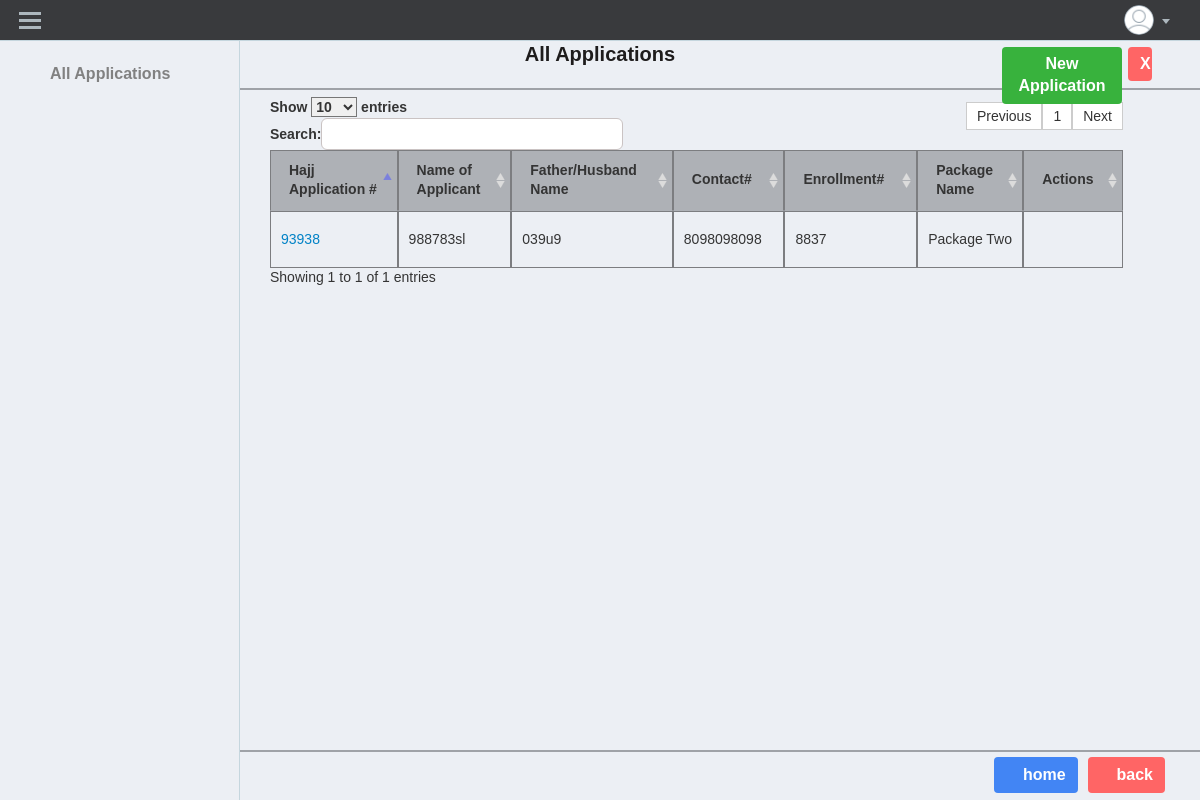
The page /hajj_application/list (signed in) on the database as committed earlier.
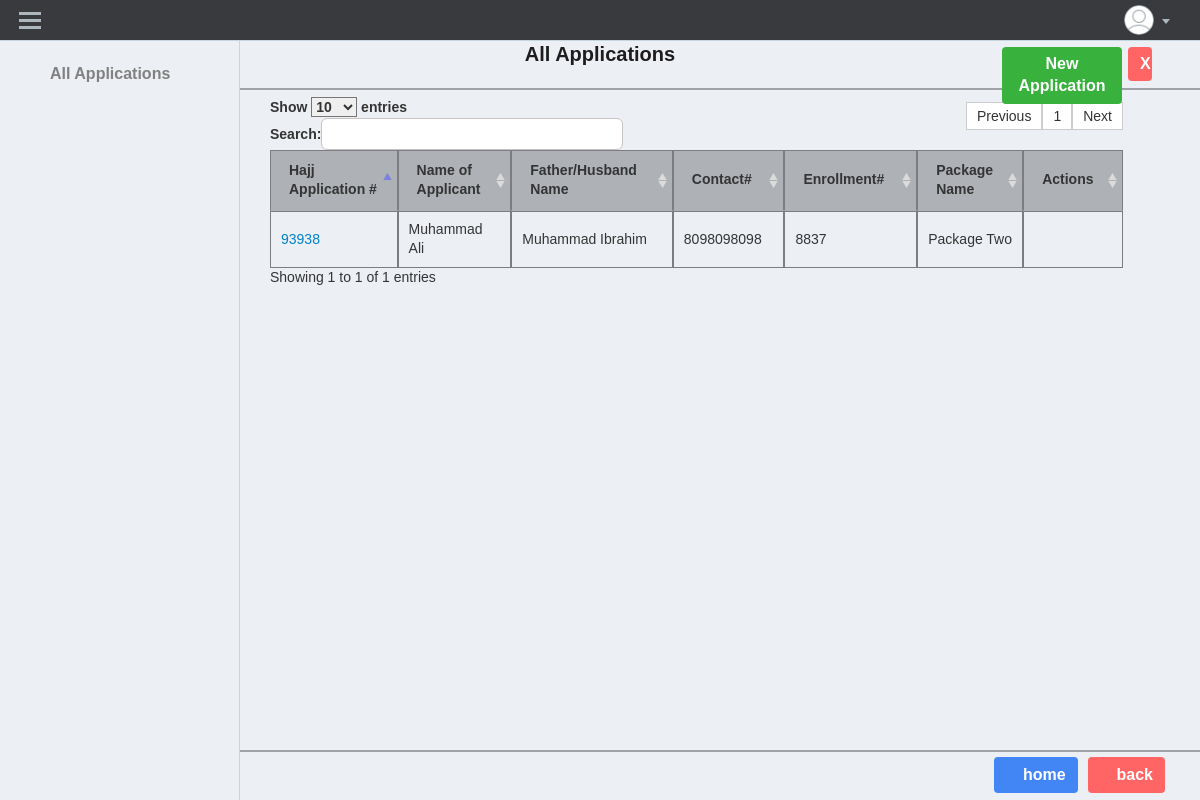
The same page on the database as committed later.
### hajj_application/models.py (models this page shows, shortened)
class TimeStampModel(models.Model):
    created_at = models.DateTimeField(auto_now_add=True)
    updated_at = models.DateTimeField(auto_now=True)
    class Meta:
        abstract = True

class HajjApplication(TimeStampModel):
    user = models.ForeignKey(settings.AUTH_USER_MODEL, on_delete=models.PROTECT)
    photo = models.ImageField(upload_to='photo/', null=True, blank=True, verbose_name='Photo')
    hajj_application_no = models.CharField(max_length=20, null=True, verbose_name='Hajj Application No')
    enrollment_no = models.CharField(max_length=20, null=True, verbose_name='Enrollment No')
    group_coordinator_application_no = models.CharField(max_length=20, null=True,
                                                        verbose_name='Group Coordinator\'s Application No')
    hgo_no = models.CharField(max_length=20, null=True, verbose_name='HGO No')
    stay_duration = models.CharField(max_length=10, null=False, verbose_name='Stay Duration', choices=STAY_DURATION,
                                     default=None)
    substituted_against_application_no = models.CharField(max_length=20, null=True,
                                                          verbose_name="Subsitituted Against Application No")
    name_of_applicant_as_per_passport = models.CharField(max_length=50, null=True,
                                                         verbose_name='Name of Applicant as per passport')
    sur_name = models.CharField(max_length=50, null=True, verbose_name='Sur Name')
    given_name = models.CharField(max_length=50, null=True, verbose_name='Given Name')
    father_husband_name = models.CharField(max_length=50, null=True, verbose_name='Father/ Husband name')
    passport_no = models.CharField(max_length=50, null=True, verbose_name='Passport No')
    date_of_expiry = models.DateField(null=True, verbose_name='Date of Expiry')
    date_of_birth = models.DateField(null=True, verbose_name='Date of Birth')
    nadra_id_card_no = models.CharField(max_length=50, null=True, verbose_name='NADRA ID Card No')
    blood_group = models.CharField(max_length=10, null=False, verbose_name='Blood Group', choices=BLOOD_GROUP,
                                   default=None)
    gender = models.CharField(max_length=10, null=False, verbose_name='Gender', choices=GENDER, default=None)
    fiqah = models.CharField(max_length=10, null=False, verbose_name='Fiqah', choices=FIQAH, default=None)
    are_you_married = models.CharField(max_length=5, null=False, verbose_name='Are You Married', choices=MARRIED,
                                       default=None)
    present_postal_address = models.TextField(null=True, verbose_name='Present Postal Address')
    tehsil_code = models.CharField(max_length=20, null=True, verbose_name='Tehsil Code')
    mobile_no = models.CharField(max_length=20, null=True, verbose_name='Mobile No')
    telephone_no = models.CharField(max_length=20, null=True, verbose_name='Telephone No')
    performed_hajj_in_last_five_years = models.CharField(max_length=5, null=True,
                                                         verbose_name='Performed Hajj in Last five years',
                                                         choices=PERFORMED_HAJJ_IN_LAST_5_YEARS, default=None)
    want_to_perform_hajj_e_badal = models.CharField(max_length=5, null=False,
                                                    verbose_name='Want to perform Hajj-e-Badal',
                                                    choices=WANT_TO_PERFORM_HAJJ_E_BADAL, default=None)
    want_to_perform_hajj_as_group_worker = models.CharField(max_length=5, null=True,
                                                            verbose_name='Want to perform Hajj as gorup worker',
                                                            choices=WANT_TO_PERFORM_HAJJ_AS_GROUP_WORKER, default=None)
    are_you_mehram_of_a_lady = models.CharField(max_length=5, null=False, verbose_name='Are you mehram of a lady',
                                                choices=ARE_YOUR_MEHRAM, default=None)
    cnic_no_of_lady = models.CharField(max_length=20, null=True,
                                       verbose_name='CNIC No of Lady who have not performed Hajj in last five years')
    nominee_name = models.CharField(max_length=50, null=True, verbose_name='Name')
    relationship_with_nominee = models.CharField(max_length=50, null=True, verbose_name='Relationship')
    nominee_cnic_no = models.CharField(max_length=20, null=True, verbose_name='CNIC No')
    nominee_mobile_no = models.CharField(max_length=20, null=True, verbose_name='Mobile No')
    nominee_telephone_no = models.CharField(max_length=20, null=True, verbose_name='Telephone No')
    emergency_name_of_person = models.CharField(max_length=50, null=True, verbose_name='Name of person')
    emergency_relationship = models.CharField(max_length=50, null=True, verbose_name='Relationship')
    emergency_cell_no = models.CharField(max_length=20, null=True, verbose_name='Cell No')
    mehram_application_no = models.CharField(max_length=20, null=True, verbose_name='Application No')
    mehram_code = models.CharField(max_length=20, null=True, verbose_name='Code')
    mehram_relationship = models.CharField(max_length=20, null=True, verbose_name='Relationship')
    package = models.ForeignKey(Package, on_delete=models.CASCADE, null=True, verbose_name='Package')
    package_name = models.CharField(max_length=100, blank=True, null=True, verbose_name='Package Name')

### package_making/models.py (models this page shows)
class TimeStampModel(models.Model):
    created_at = models.DateTimeField(auto_now_add=True)
    updated_at = models.DateTimeField(auto_now=True)
    class Meta:
        abstract = True

class Package(TimeStampModel):
    PACKAGE_TYPES = [
        ('Hajj', 'Hajj'),
        ('Tour', 'Tour'),
        ('Umrah', 'Umrah'),
    ]
    MAKTAB_CHOICES = [
        ('A', 'A'),
        ('B', 'B'),
        ('C', 'C'),
        ('D', 'D'),
    ]
    name = models.CharField(max_length=100, verbose_name='Package Name', unique=True)
    package_type = models.CharField(max_length=10, choices=PACKAGE_TYPES, verbose_name='Package Type')
    country = models.ForeignKey(Country, on_delete=models.CASCADE, verbose_name='Country')
    country_name = models.CharField(max_length=100, blank=True, null=True, verbose_name='Country Name')
    country_code = models.CharField(max_length=10, verbose_name='Country Code')
    package_days = models.IntegerField(verbose_name='Package Days')
    maktab = models.CharField(max_length=1, choices=MAKTAB_CHOICES, verbose_name='Maktab')
    package_sale_price_sar = models.DecimalField(max_digits=10, decimal_places=2,
                                                 verbose_name='Package Sale Price(SAR)')
    exchange_rate = models.DecimalField(max_digits=10, decimal_places=8, verbose_name='Exchange Rate')
    package_sale_price_pkr = models.DecimalField(max_digits=10, decimal_places=2,
                                                 verbose_name='Package Sale Price(PKR)')
    terms_and_conditions = models.TextField(verbose_name='Terms and Conditions')
    class Meta:
        verbose_name = 'Package'
        verbose_name_plural = 'Packages'
    def __str__(self):
        return self.name

### hajj_application/views.py (the view)
# urls.py: path('list', ListHajjApplication.as_view(), name='list'),
class ListHajjApplication(LoginRequiredMixin, ListView):
    template_name = 'hajj_application/list.html'
    context_object_name = 'hajj_application_items'
    model = HajjApplication
    def get_queryset(self):
        queryset = super(ListHajjApplication, self).get_queryset()
        return queryset
    def get_context_data(self, **kwargs):
        context = super(ListHajjApplication, self).get_context_data(**kwargs)
        return context

### templates/hajj_application/list.html (shortened to what this page needs)
{% extends 'base.html' %}
{% load static %}
{% block content %}
            <div class="heading-container">
                <h5 class="heading">All Applications</h5>
            </div>
            <div class="ro-outer">
                <a href="{% url 'hajj_application:add' %}">
                    <span class=" new_button button-green ">New Application</span>
                </a>
                <span type="button" class="close_btn button-red" aria-hidden="true" onClick="javascript:history.go(-1);">X</span>
            </div>
            <table id="list" >
                <thead>
                <tr>
                    <th>Hajj Application #</th>
                    <th>Name of Applicant</th>
                    <th>Father/Husband Name</th>
                    <th>Contact#</th>
                    <th>Enrollment#</th>
                    <th>Package Name</th>
                    <th>Actions</th>
                </tr>
                </thead>
                {% for item in hajj_application_items %}
                    <tr>
                        <td><a href="{% url "hajj_application:detail" item.pk %}"
                               style="text-decoration: none; border: 0;">{{ item.hajj_application_no }}</a></td>
                        <td>{{ item.name_of_applicant_as_per_passport }}</td>
                        <td>{{ item.father_husband_name }}</td>
                        <td>{{ item.mobile_no }}</td>
                        <td>{{ item.enrollment_no }}</td>
                        <td>{{ item.package }}</td>
                         <td><a href="{% url "hajj_application:update" item.pk %}"
                               style="text-decoration: none; border: 0;margin-right: 20px;"><i
                                class="fa fa-pencil-square-o"
                                aria-hidden="true"></i></a>
                            <a href="{% url "hajj_application:delete" item.pk %}"
                               style="text-decoration: none; border: 0;color:red;margin-right: 20px;"><i
                                    class="fa fa-trash-o"
                                    aria-hidden="true"></i></a>
                            <a href="{% url "hajj_application:detail" item.pk %}"
                               style="text-decoration: none; border: 0;margin-right: 20px;"><i class="fa fa-expand" aria-hidden="true"></i></a>
                        </td>
                    </tr>
                {% endfor %}
            </table>
            <div class="row actionButtons ">
        <div class="float-right " style="margin-right: 50px;">
            <button type="button" id="addClient" name="addClient" value="Cancel"
                    class="button-red btn-sm"
                    onClick="javascript:history.go(-1);"><i class="fa fa-chevron-left"
                                                            aria-hidden="true"></i> back
            </button>
        </div>
        <div class="float-right " style="margin-right: 10px;">
            <button type="button" id="addClient" name="addClient" value="Cancel"
                    class="button-blue btn-sm"
                    onclick="javascript:window.location.href='/'"><i class="fa fa-home"
                                                                     aria-hidden="true"></i> home
            </button>
        </div>
            </div>
{% endblock %}

### templates/base.html (shortened to what this page needs)
{% load static %}
<!DOCTYPE html>
<html>
<head lang="en">
    <link rel="stylesheet" href="{% static 'css/lib/lobipanel/lobipanel.min.css' %}">
    <link rel="stylesheet" href="{% static 'css/separate/vendor/lobipanel.min.css' %}">
    <link rel="stylesheet" href="{% static 'css/lib/jqueryui/jquery-ui.min.css' %}">
    <link rel="stylesheet" href="{% static 'css/lib/font-awesome/font-awesome.min.css' %}">
    <link rel="stylesheet" href="{% static 'css/lib/bootstrap/css/bootstrap.min.css' %}">
    <link rel="stylesheet" href="{% static 'choosen/choosen.css' %}">
    <link rel="stylesheet" href="{% static 'datatables/datatables.css' %}">
    <link rel="stylesheet" href="{% static 'css/custom.css' %}">
    <link rel="stylesheet" href="{% static 'css/main.css' %}">
    <link rel="stylesheet" href="{% static 'alertify/alertify.default.css' %}">
    <link rel="stylesheet" href="{% static 'alertify/alertify.core.css' %}">
</head>
<body class="with-side-menu control-panel control-panel-compact">
{% block header %}
    <header class="site-header" style="z-index: 100002;">
        <div class="container-fluid">
            <button id="show-hide-sidebar-toggle" class="show-hide-sidebar">
                <span>toggle menu</span>
            </button>
            <div class="site-header-content">
                <div class="site-header-content-in">
                    <div class="site-header-shown">
                        <div class="dropdown user-menu">
                            <button class="dropdown-toggle" id="dd-user-menu" type="button" data-toggle="dropdown"
                                    aria-haspopup="true" aria-expanded="false">
                                <img src="{% static 'img/avatar-2-64.png' %}" alt="">
                            </button>
                        </div>
                    </div>
                    <a href="{% url 'dashboard' %}">
                        <div class="dropdown">
                    <span class="" id="menubutton-home" style="color:rgb(242,152,36);"><i id="quickmenubutton-home"
                                                                                          class="fa fa-home fa-2x"
                                                                                          aria-hidden="true"></i></span>
                        </div>
                    </a>
                </div>
            </div>
        </div>
    </header>
{% endblock %}
{% block side_menu %}
    <nav class="side-menu" style="z-index: 100001;background-color: rgb(236,239,244);">
        <ul class="side-menu-list">
            <li><a href="{% url 'hajj_application:list' %}"><span class="lbl">All Applications</span></a></li>
        </ul>
    </nav>
{% endblock %}
<div class="page-content">
    <div class="container-fluid">
        {% block content %}
        {% endblock %}
    </div>
</div>
</body>
</html>

Rows that differ between the two databases and show on the page:
changed HajjApplication "Package Two": name_of_applicant_as_per_passport "988783sl" → "Muhammad Ali"; father_husband_name "039u9" → "Muhammad Ibrahim"
